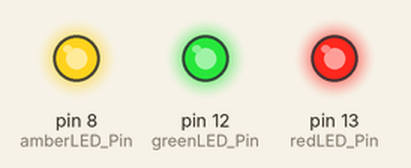
Simulated run of this sketch. Board: Arduino Uno, built with avr-gcc and run on an emulated ATmega328P. On the bench: output pins drawn as LEDs (lit = HIGH).

Above: at 0.12 s.
At 2.37 s:
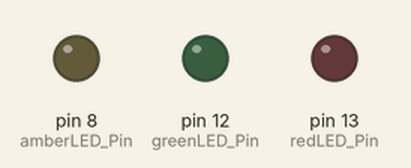
Timing chart, 0 to 3.0 s (numbered marks = the images above):
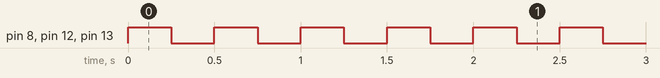

Measured:
- by itself, pin 8 (amberLED_Pin), pin 12 (greenLED_Pin), pin 13 (redLED_Pin): alternates HIGH for 0.25 s and LOW for 0.25 s

The sketch:

Test_LEDs.ino
```cpp
const int greenLED_Pin = 12, amberLED_Pin = 8, redLED_Pin = 13;

void setup() {

  // Configure LEDs
  pinMode(amberLED_Pin, OUTPUT);
  pinMode(redLED_Pin, OUTPUT);
  pinMode(greenLED_Pin, OUTPUT);
  digitalWrite(amberLED_Pin, LOW);
  digitalWrite(redLED_Pin, LOW);
  digitalWrite(greenLED_Pin, LOW);

}

void loop() {

  // Flash all 3 LEDs at a frequency of about 2 Hertz
  digitalWrite(amberLED_Pin, HIGH);
  digitalWrite(redLED_Pin, HIGH);
  digitalWrite(greenLED_Pin, HIGH);
  delay(250);
  digitalWrite(amberLED_Pin, LOW);
  digitalWrite(redLED_Pin, LOW);
  digitalWrite(greenLED_Pin, LOW);
  delay(250);

}
```
